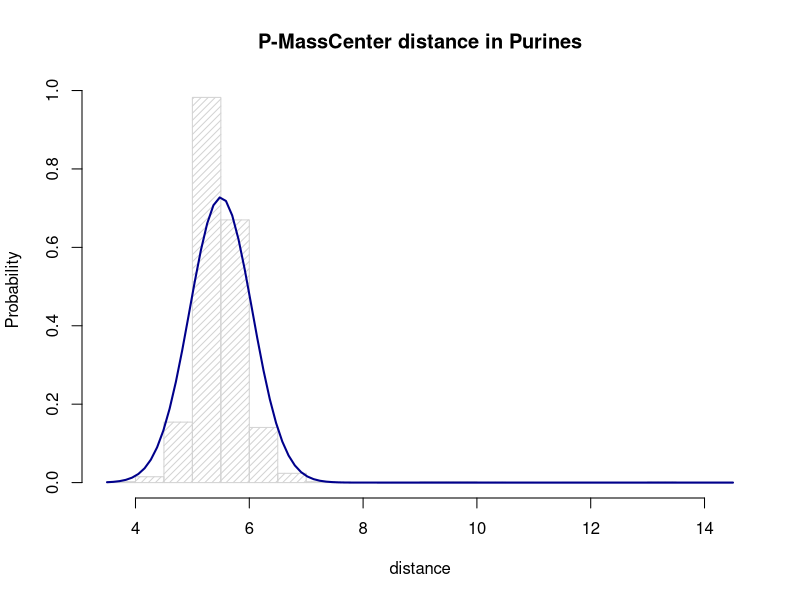
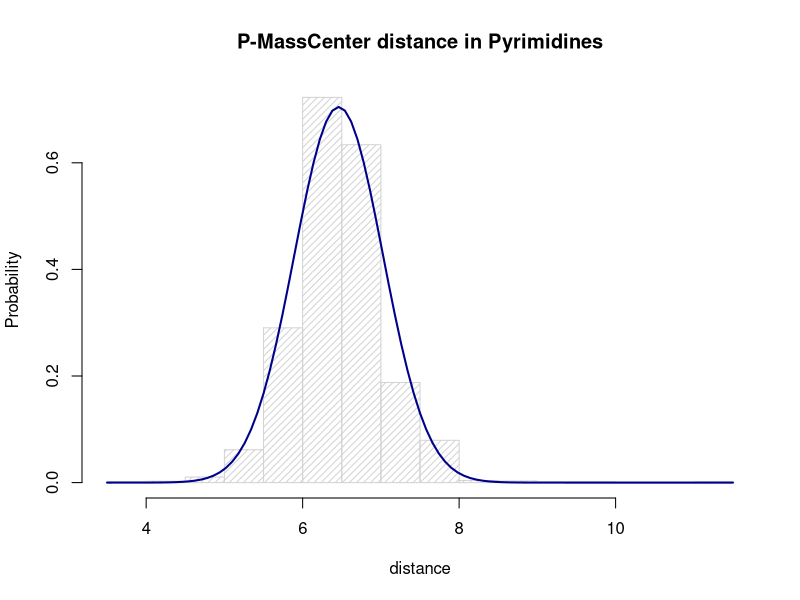
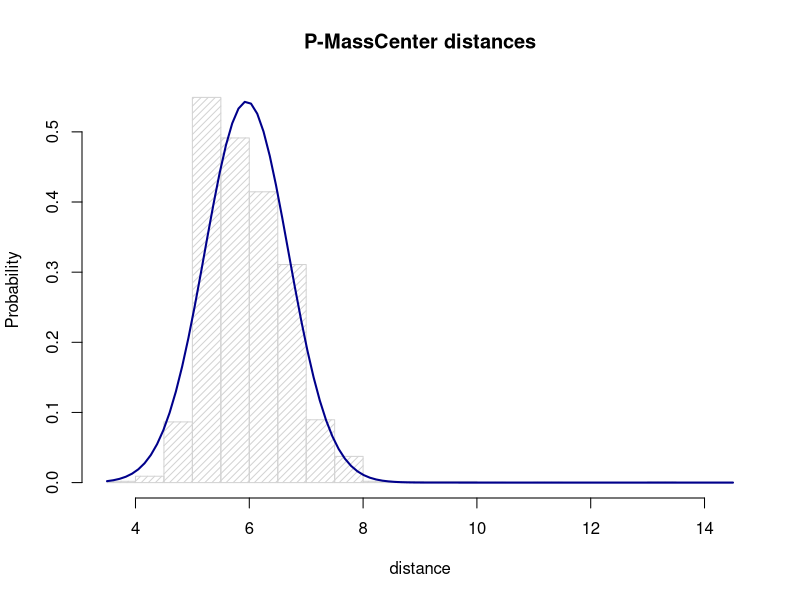
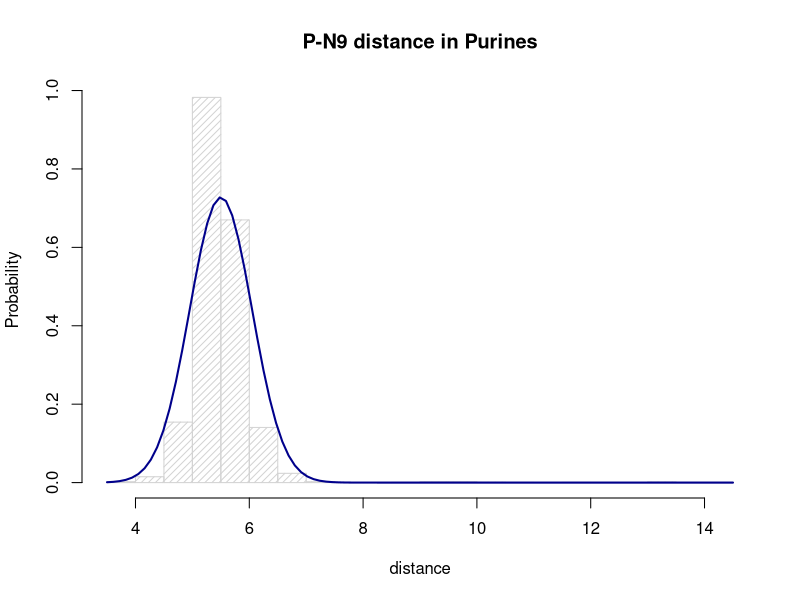
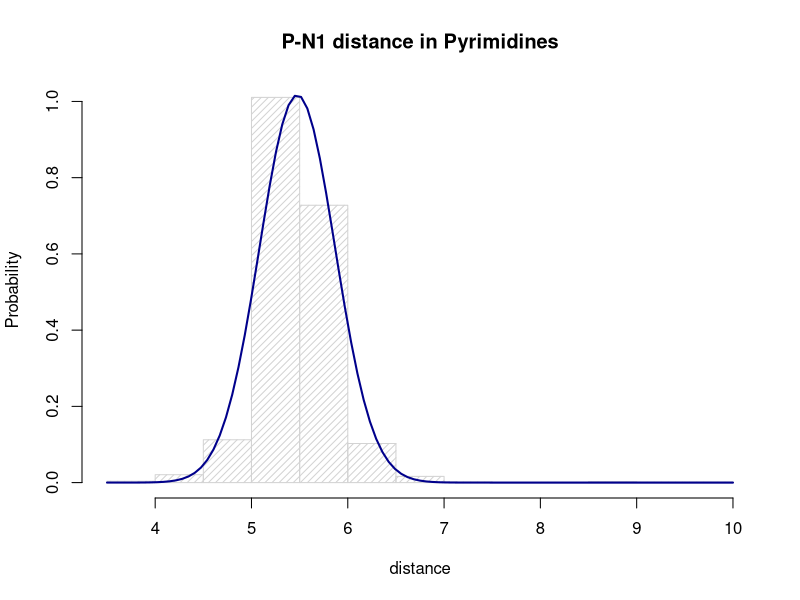
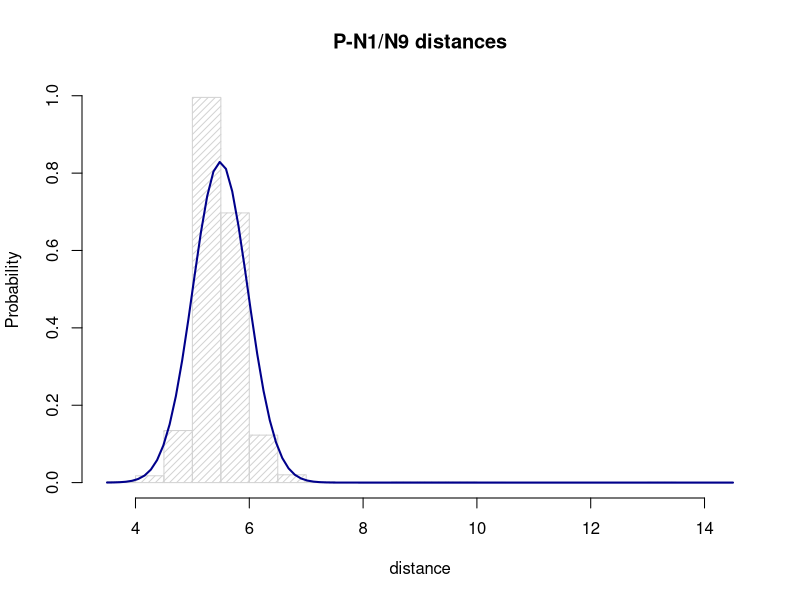
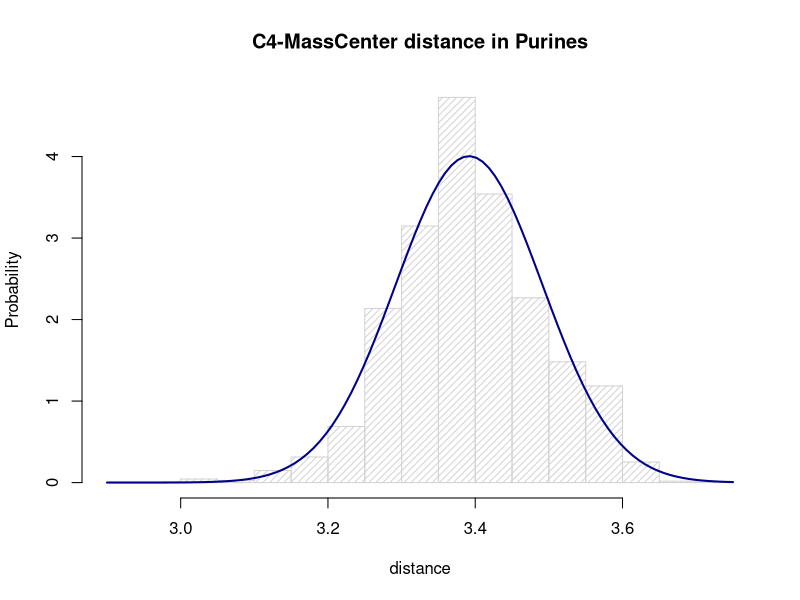
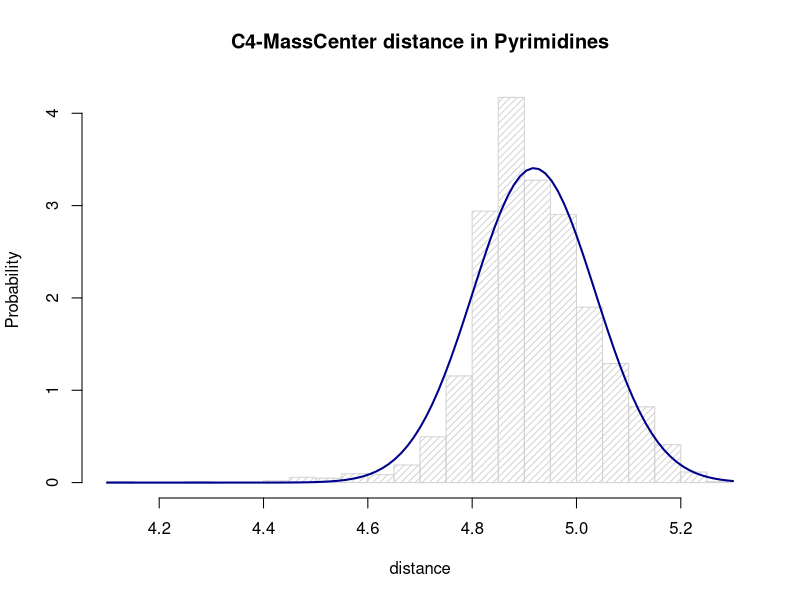

These figures' R source, in order:
setwd("~/PycharmProjects/cgRNA")
library(ggplot2)

file <- read.csv(file = "DingKyu_dist_two_ways.csv",header = TRUE, sep=",")
head(file)
pur <- c(file$p_mc_pur_AG)
pir <- c(file$p_mc_pir_CU)
all_pmc <- c(file$p_mc_pir_CU,file$p_mc_pur_AG)
pur_pn <- c(file$p_n_pur_AG)
pir_pn <- c(file$p_n_pir_CU)
all_pn <- c(file$p_n_pir_CU, file$p_n_pur_AG)

pur_c4 <- c(file$c4_mc_pur_AG)
pir_c4 <- c(file$c4_mc_pir_CU)
all_c4mc <- c(file$c4_mc_pir_CU,file$c4_mc_pur_AG)
pur_c4n <- c(file$c4_n_pur_AG)
pir_c4n <- c(file$c4_n_pir_CU)
all_c4n <- c(file$c4_n_pir_CU, file$c4_n_pur_AG)

# PURYNY A/G

m<-mean(pur, na.rm=TRUE)
std<-sqrt(var(pur, na.rm=TRUE))
hist(pur, density=20, breaks=20, prob=TRUE, xlab="distance", ylab="Probability", freq=F, 
     main="P-MassCenter distance in Purines")
curve(dnorm(x, mean=m, sd=std), 
      col="darkblue", lwd=2, add=TRUE, yaxt="n")
#abline(v = m, col = "red")
#abline(v = m+2*std, col = "red")
#abline(v = m-2*std, col = "red")
m
m+2*std
m-2*std

#> m
#[1] 5.429752
#> m+2*std
#[1] 6.40083
#> m-2*std
#[1] 4.458673

# PIRYMIDYNY C/U

m2<-mean(pir, na.rm=TRUE)
std2<-sqrt(var(pir,na.rm=TRUE))
hist(pir, density=20, breaks=20, prob=TRUE, xlab="distance", ylab="Probability", freq=F, 
     main="P-MassCenter distance in Pyrimidines")
curve(dnorm(x, mean=m2, sd=std2), 
      col="darkblue", lwd=2, add=TRUE, yaxt="n")
#abline(v = m, col = "red")
#abline(v = m+2*std, col = "red")
#abline(v = m-2*std, col = "red")
m2
m2+2*std2
m2-2*std2

#> m2
#[1] 6.209618
#> m2+2*std2
#[1] 7.337574
#> m2-2*std2
#[1] 5.081663

# ALL

m3<-mean(all_pmc, na.rm=TRUE)
std3<-sqrt(var(all_pmc,na.rm=TRUE))
hist(all_pmc, density=20, breaks=20, prob=TRUE, xlab="distance", ylab="Probability", freq=F, 
     main="P-MassCenter distances")
curve(dnorm(x, mean=m3, sd=std3), 
      col="darkblue", lwd=2, add=TRUE, yaxt="n")
#abline(v = m, col = "red")
#abline(v = m+2*std, col = "red")
#abline(v = m-2*std, col = "red")
m3
m3+2*std3
m3-2*std3

#> m3
#[1] 5.802005
#> m3+2*std3
#[1] 7.108527
#> m3-2*std3
#[1] 4.495483


# PURYNY A/G P-N

m<-mean(pur_pn, na.rm=TRUE)
std<-sqrt(var(pur_pn, na.rm=TRUE))
hist(pur_pn, density=20, breaks=20, prob=TRUE, xlab="distance", ylab="Probability", freq=F, 
     main="P-N9 distance in Purines")
curve(dnorm(x, mean=m, sd=std), 
      col="darkblue", lwd=2, add=TRUE, yaxt="n")
#abline(v = m, col = "red")
#abline(v = m+2*std, col = "red")
#abline(v = m-2*std, col = "red")
m
m+2*std
m-2*std

#ONE WAY DISTS
#> m
#[1] 5.429752
#> m+2*std
#[1] 6.40083
#> m-2*std
#[1] 4.458673
#TWO WAY DISTS
#> m
#[1] 5.500791
#> m+2*std
#[1] 6.597009
#> m-2*std
#[1] 4.404574

# PIRYMIDYNY C/U

m2<-mean(pir_pn, na.rm=TRUE)
std2<-sqrt(var(pir_pn,na.rm=TRUE))
hist(pir_pn, density=20, breaks=20, prob=TRUE, xlab="distance", ylab="Probability", freq=F, 
     main="P-N1 distance in Pyrimidines")
curve(dnorm(x, mean=m2, sd=std2), 
      col="darkblue", lwd=2, add=TRUE, yaxt="n")
#abline(v = m, col = "red")
#abline(v = m+2*std, col = "red")
#abline(v = m-2*std, col = "red")
m2
m2+2*std2
m2-2*std2

#ONE WAY DISTS
#> m2
#[1] 5.38635
#> m2+2*std2
#[1] 6.225597
#> m2-2*std2
#[1] 4.547104
#TWO WAY DISTS
#> m2
#[1] 5.475633
#> m2+2*std2
#[1] 6.260225
#> m2-2*std2
#[1] 4.691042

# ALL

m3<-mean(all_pn, na.rm=TRUE)
std3<-sqrt(var(all_pn,na.rm=TRUE))
hist(all_pn, density=20, breaks=20, prob=TRUE, xlab="distance", ylab="Probability", freq=F, 
     main="P-N1/N9 distances")
curve(dnorm(x, mean=m3, sd=std3), 
      col="darkblue", lwd=2, add=TRUE, yaxt="n")
#abline(v = m, col = "red")
#abline(v = m+2*std, col = "red")
#abline(v = m-2*std, col = "red")
m3
m3+2*std3
m3-2*std3

#ONE WAY DISTS
#> m3
#[1] 5.409035
#> m3+2*std3
#[1] 6.3205
#> m3-2*std3
#[1] 4.49757
#TWO WAY DISTS
#> m3
#[1] 5.488952
#> m3+2*std3
#[1] 6.451449
#> m3-2*std3
#[1] 4.526455

####################################################3

# PURYNY A/G

m<-mean(pur_c4, na.rm=TRUE)
std<-sqrt(var(pur_c4, na.rm=TRUE))
hist(pur_c4, density=20, breaks=20, prob=TRUE, xlab="distance", ylab="Probability", freq=F, 
     main="C4-MassCenter distance in Purines")
curve(dnorm(x, mean=m, sd=std), 
      col="darkblue", lwd=2, add=TRUE, yaxt="n")
#abline(v = m, col = "red")
#abline(v = m+2*std, col = "red")
#abline(v = m-2*std, col = "red")
m
m+2*std
m-2*std

#> m
#[1] 3.391569
#> m+2*std
#[1] 3.5908
#> m-2*std
#[1] 3.192339

# PIRYMIDYNY C/U

m2<-mean(pir_c4, na.rm=TRUE)
std2<-sqrt(var(pir_c4,na.rm=TRUE))
hist(pir_c4, density=20, breaks=20, prob=TRUE, xlab="distance", ylab="Probability", freq=F, 
     main="C4-MassCenter distance in Pyrimidines")
curve(dnorm(x, mean=m2, sd=std2), 
      col="darkblue", lwd=2, add=TRUE, yaxt="n")
#abline(v = m, col = "red")
#abline(v = m+2*std, col = "red")
#abline(v = m-2*std, col = "red")
m2
m2+2*std2
m2-2*std2

#> m2
#[1] 4.918714
#> m2+2*std2
#[1] 5.152942
#> m2-2*std2
#[1] 4.684487

# ALL

m3<-mean(all_c4mc, na.rm=TRUE)
std3<-sqrt(var(all_c4mc,na.rm=TRUE))
hist(all_c4mc, density=20, breaks=20, prob=TRUE, xlab="distance", ylab="Probability", freq=F, 
     main="C4-MassCenter distances")
curve(dnorm(x, mean=m3, sd=std3), 
      col="darkblue", lwd=2, add=TRUE, yaxt="n")
#abline(v = m, col = "red")
#abline(v = m+2*std, col = "red")
#abline(v = m-2*std, col = "red")
m3
m3+2*std3
m3-2*std3

#> m3
#[1] 4.120521
#> m3+2*std3
#[1] 5.661569
#> m3-2*std3
#[1] 2.579472


# PURYNY A/G C4-N

m<-mean(pur_c4n, na.rm=TRUE)
std<-sqrt(var(pur_c4n, na.rm=TRUE))
hist(pur_c4n, density=20, breaks=20, prob=TRUE, xlab="distance", ylab="Probability", freq=F, 
     main="C4-N9 distance in Purines")
curve(dnorm(x, mean=m, sd=std), 
      col="darkblue", lwd=2, add=TRUE, yaxt="n")
#abline(v = m, col = "red")
#abline(v = m+2*std, col = "red")
#abline(v = m-2*std, col = "red")
m
m+2*std
m-2*std

#> m
#[1] 3.391569
#> m+2*std
#[1] 3.5908
#> m-2*std
#[1] 3.192339

# PIRYMIDYNY C/U

m2<-mean(pir_c4n, na.rm=TRUE)
std2<-sqrt(var(pir_c4n,na.rm=TRUE))
hist(pir_c4n, density=20, breaks=20, prob=TRUE, xlab="distance", ylab="Probability", freq=F, 
     main="C4-N1 distance in Pyrimidines")
curve(dnorm(x, mean=m2, sd=std2), 
      col="darkblue", lwd=2, add=TRUE, yaxt="n")
#abline(v = m, col = "red")
#abline(v = m+2*std, col = "red")
#abline(v = m-2*std, col = "red")
m2
m2+2*std2
m2-2*std2

#> m2
#[1] 3.409576
#> m2+2*std2
#[1] 3.580421
#> m2-2*std2
#[1] 3.238731

# ALL

m3<-mean(all_c4n, na.rm=TRUE)
std3<-sqrt(var(all_c4n,na.rm=TRUE))
hist(all_c4n, density=20, breaks=20, prob=TRUE, xlab="distance", ylab="Probability", freq=F, 
     main="C4-N1/N9 distances")
curve(dnorm(x, mean=m3, sd=std3), 
      col="darkblue", lwd=2, add=TRUE, yaxt="n")
#abline(v = m, col = "red")
#abline(v = m+2*std, col = "red")
#abline(v = m-2*std, col = "red")
m3
m3+2*std3
m3-2*std3

#> m3
#[1] 3.400164
#> m3+2*std3
#[1] 3.587232
#> m3-2*std3
#[1] 3.213096